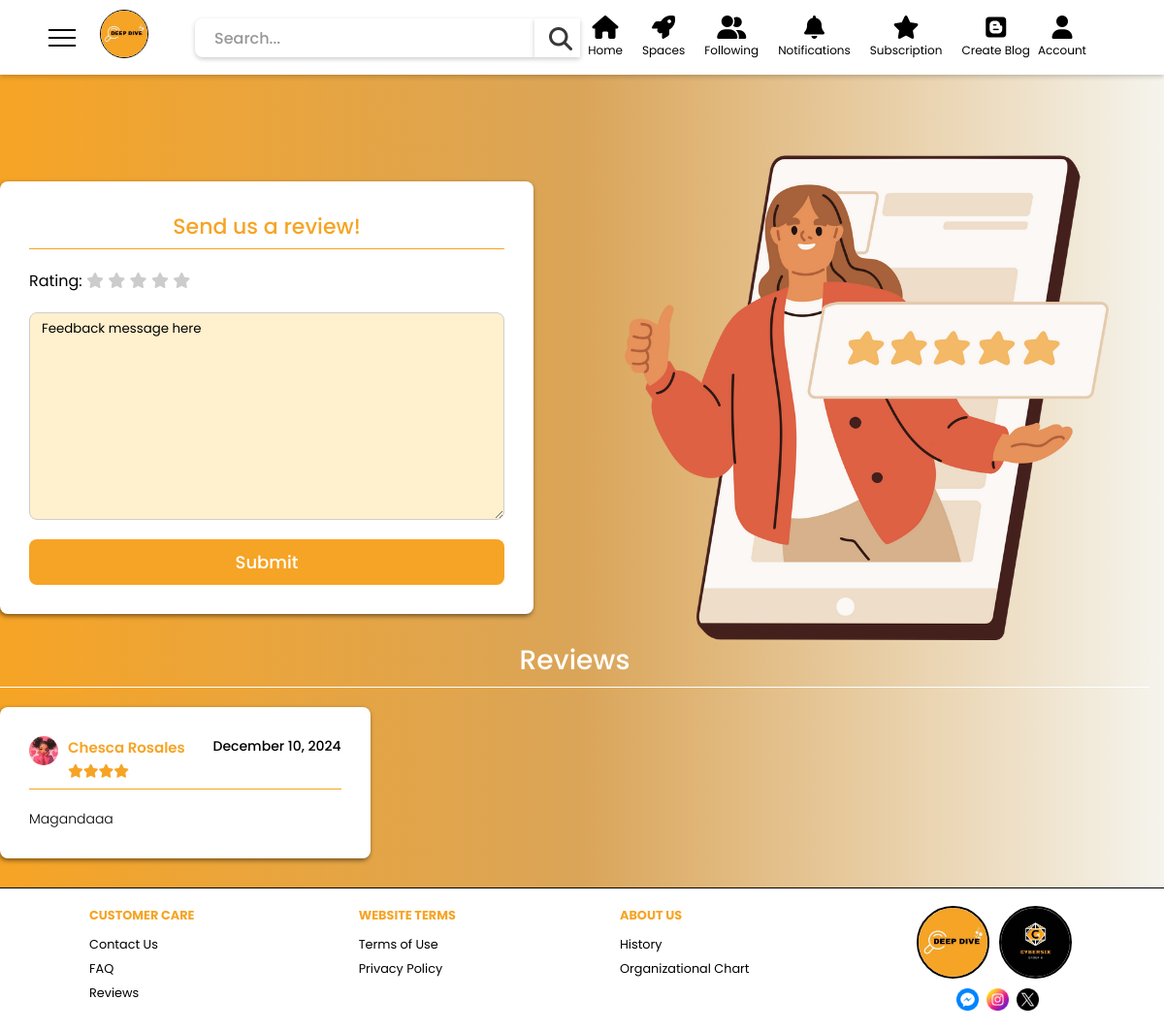
The page /components/review.php (signed in) on the database its author committed.
### tables this page shows
CREATE TABLE `tbl_reviews` (
  `review_id` int(11) NOT NULL,
  `acc_id` int(11) NOT NULL,
  `review_message` varchar(255) NOT NULL,
  `review_date` date NOT NULL,
  `review_star` int(11) NOT NULL
);

CREATE TABLE `tbl_account_details` (
  `acc_id` int(11) NOT NULL,
  `full_name` varchar(255) NOT NULL,
  `birthdate` date NOT NULL,
  `gender` varchar(100) NOT NULL,
  `job` varchar(255) DEFAULT NULL,
  `profile_img` varchar(255) DEFAULT NULL
);

### components/review.php (the view, shortened to what this page needs)
<!DOCTYPE html>
<html lang="en">
<head>
    <link rel="stylesheet" href="../styles/header.css">
    <link rel="stylesheet" href="../styles/footer.css">
    <link rel="stylesheet" href="../styles/general.css">
    <link rel="stylesheet" href="../styles/spaces.css">
    <link rel="stylesheet" href="../styles/contact.css">
    <link rel="stylesheet" href="https://cdnjs.cloudflare.com/ajax/libs/font-awesome/6.6.0/css/all.min.css" />
</head>
<body>
    <?php include 'header.php'; ?>
    <div class="center">
        <div class="container">
            <div class="center">
                <div class="contact">
                    <div class="title">Send us a review!</div>
                    <div class="stars">
                        Rating:
                        <i class="fa-solid fa-star" onclick="setRating(1)"></i>
                        <i class="fa-solid fa-star" onclick="setRating(2)"></i>
                        <i class="fa-solid fa-star" onclick="setRating(3)"></i>
                        <i class="fa-solid fa-star" onclick="setRating(4)"></i>
                        <i class="fa-solid fa-star" onclick="setRating(5)"></i>
                    </div>
                    <textarea name="message" id="message" rows="10"
                    cols="10">Feedback message here</textarea>
                    <div class="submit">
                        <button id="submitReview">Submit</button>
                    </div>
                </div>
                <div class="img-con">
                    <img src="../imgs/review.png" alt="Contact Us">
                </div>
            </div>
            <div class="reviews">
                <div class="title">Reviews</div>
                <div class="review-grid">
                    <?php
                        $query = "SELECT tr.*, td.full_name, td.profile_img FROM tbl_reviews tr INNER JOIN tbl_account_details td ON tr.acc_id = td.acc_id";
                        $stmt = $conn->prepare($query);
                        $stmt->execute();
                        $result = $stmt->get_result();
                        if($result->num_rows > 0){
                            while($row = $result->fetch_assoc()){
                    ?>
                    <div class="review-con">
                        <div class="details">
                            <div class="user-flex">
                                <div class="user-con">
                                    <img src="../../<?php echo
                                    str_replace("../", "", $row["profile_img"]) ?>" alt="">
                                </div>
                                <div class="user-details">
                                    <div class="name">
                                        <?php echo $row['full_name'] ?>
                                    </div>
                                    <div class="rate">
                                        <?php
                                            for($i = 0; $i < $row['review_star']; $i++){
                                                echo '<i class="fa-solid fa-star filled"></i>';
                                            }
                                        ?>
                                    </div>
                                </div>
                            </div>
                            <div class="date">
                                <?php echo date('F d, Y', strtotime($row['review_date'])) ?>
                            </div>
                        </div>
                        <div class="message">
                            <?php echo $row['review_message'] ?>
                        </div>
                    </div>
                    <?php
                            }
                        }else{
                            echo "<div class='no-reviews'>No reviews available.</div>";
                        }
                    ?>
                </div>
            </div>
        </div>
    </div>
    <?php include 'footer.php'; ?>
</body>
</html>

### styles/header.css (style rules this page uses)
.container { display: inline-block; margin-right: 15px; }

### styles/general.css (style rules this page uses)
body { margin: 0; padding: 0; }
* { font-family: "Poppins", sans-serif; box-sizing: border-box; margin: 0; transition: 0.3s ease; }
img { height: 100%; width: 100%; object-fit: cover; object-position: center; }
button { cursor: pointer; }

### styles/contact.css (style rules this page uses)
body { background: linear-gradient(to right, #f6a425, #daa559, #f5f4ed); margin: 0; }
.center { display: flex; align-items: center; justify-content: center; height: 100%; margin-top: 80px; }
.container { max-width: 1200px; width: 100%; }
.container .center { gap: 50px; }
.center .container .center .contact { background-color: white; padding: 30px; max-width: 550px; border-radius: 8px; box-shadow: -1px 2px 5px 0px rgba(0,0,0,0.51); -webkit-box-shadow: -1px 2px 5px 0px rgba(0,0,0,0.51); -moz-box-shadow: -1px 2px 5px 0px rgba(0,0,0,0.51); display: flex; flex-direction: column; gap: 20px; flex: 1; }
.center .container .center .img-con { height: 500px; flex: 1; }
.center .container .center .img-con img { object-fit: contain; }
.contact .title { color: #f6a425; font-weight: 500; text-align: center; font-size: 22px; border-bottom: 1px solid #f6a425; padding-bottom: 6px; }
.contact textarea { background-color: #fff0ce; padding: 6px 12px; border-radius: 8px; border: 1px solid rgb(206, 206, 206); }
.contact .submit button { background-color: #f6a425; color: white; border: none; padding: 10px 20px; border-radius: 8px; cursor: pointer; width: 100%; font-size: 18px; font-weight: 500; }
.stars i { color: #ccc; cursor: pointer; }
.reviews { margin-bottom: 30px; }
.reviews .review-con { background: white; padding: 30px; max-width: 550px; width: 100%; border-radius: 8px; box-shadow: -1px 2px 5px 0px rgba(0,0,0,0.51); -webkit-box-shadow: -1px 2px 5px 0px rgba(0,0,0,0.51); -moz-box-shadow: -1px 2px 5px 0px rgba(0,0,0,0.51); display: flex; flex-direction: column; gap: 20px; flex: 1; }
.reviews .title { color: white; font-weight: 500; text-align: center; font-size: 28px; border-bottom: 1px solid white; padding-bottom: 6px; margin-bottom: 20px; }
.review-con .details { display: flex; align-items: start; justify-content: space-between; gap: 10px; }
.review-con .user-flex { display: flex; align-items: start; gap: 10px; }
.user-details .name { font-weight: 300; font-size: 15px; }
.details .date { font-weight: 300; font-size: 14px; }
.user-details .rate i { font-size: 14px; color: #f6a425; }
.review-con .message { font-size: 14px; font-weight: 300; }
.review-grid { display: grid; grid-template-columns: repeat(3, 1fr); gap: 20px; }
.user-con { height: 30px; width: 30px; }
.user-con img { height: 100%; width: 100%; object-fit: cover; border-radius: 50%; }
.user-flex .name { color: #f6a425; font-weight: 600; }
.details .date { font-weight: 500; }
.details { padding-bottom: 6px; border-bottom: 1px solid #f6a425; }

### rows shown on the page
tbl_reviews: tbl_account_details.profile_img (picture), tbl_account_details.full_name "Chesca Rosales", review_star 4 (drawn), review_date "December 10, 2024", review_message "Magandaaa"
